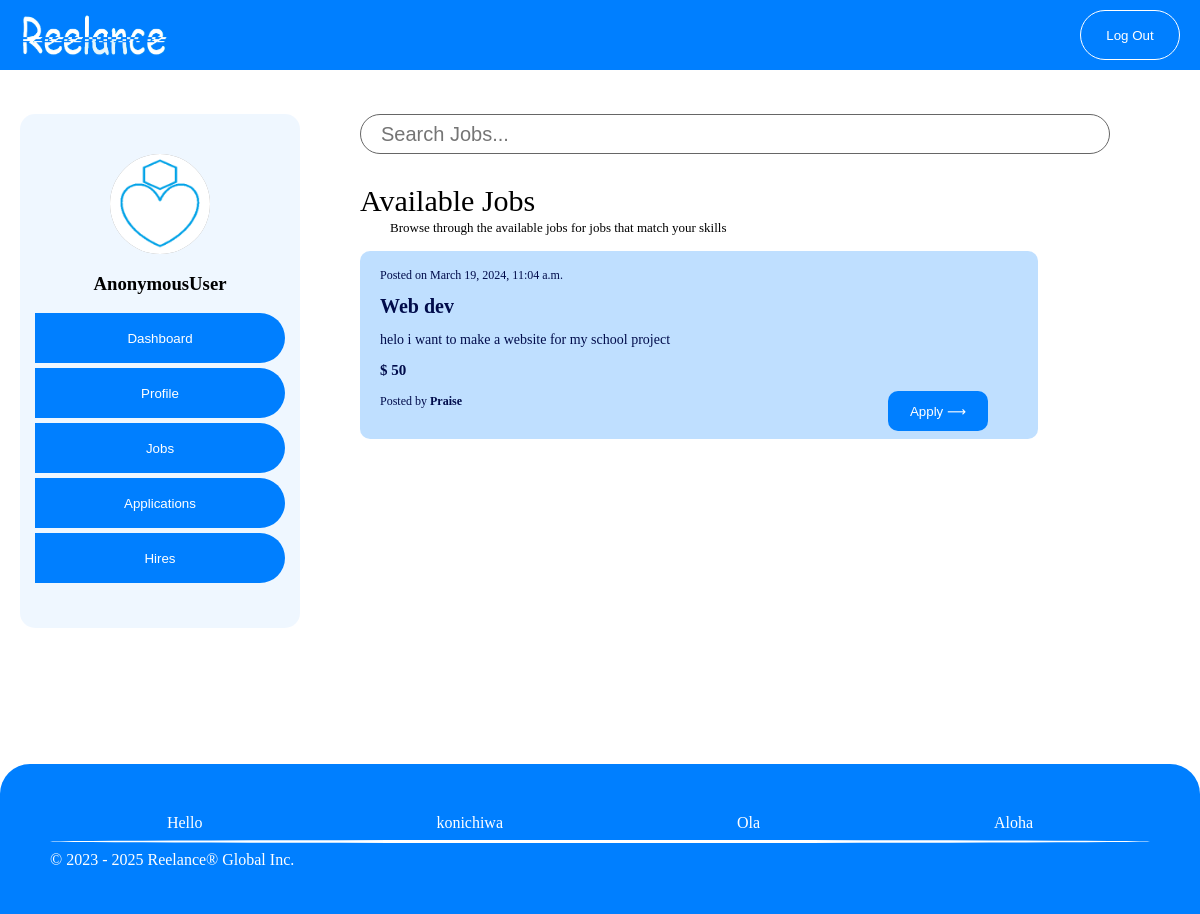
Before: /talent/jobs/ with the older database file.
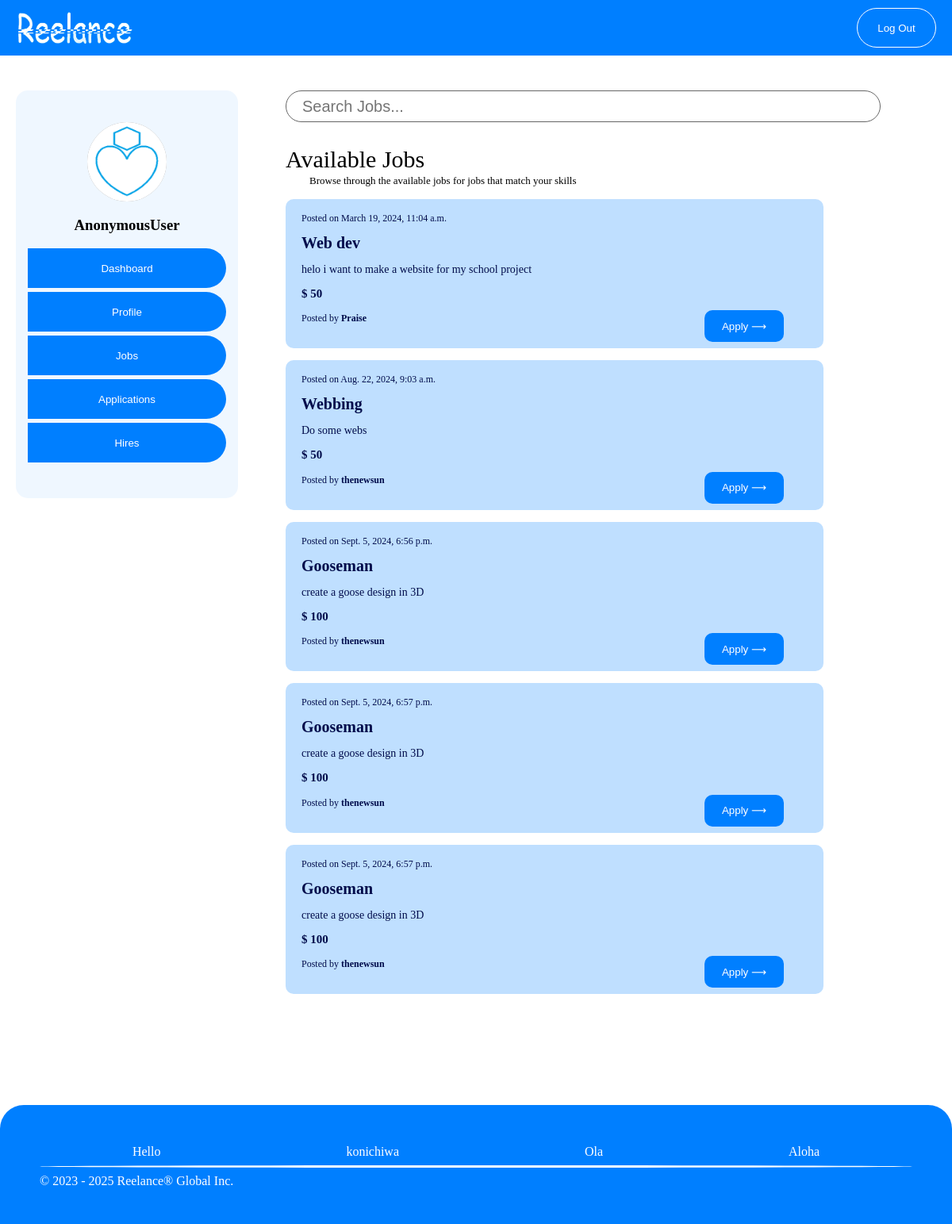
After: the same page with the newer database file.
### lance/models.py (models this page shows, shortened)
class PostJob(models.Model):
    title = models.CharField(max_length=500)
    description = models.TextField(max_length=1000)
    budget = models.IntegerField()
    tag_list = (
        ('html', 'HTML'),
        ('css', 'CSS'),
        ('python', 'Python')
    )
    tags = models.CharField(max_length=50, choices=tag_list, default='Select Tags')
    time_posted = models.DateTimeField(auto_now_add=True, null=True)
    author = models.CharField(max_length=100, null=True)

### lance/views.py (the view, shortened to what this page needs)
# urls.py: path('talent/jobs/', views.TalentJobs, name='jobs'),
def TalentJobs(request):
    page = 'jobs'
    jobs = PostJob.objects.all()
    context = {
        'page': page,
        'jobs': jobs
    }
    return render(request, 'lance/talent.html', context)

### lance/templates/lance/talent.html (shortened to what this page needs)
{% load static %}
<!DOCTYPE html>
<html lang="en">
<head>
</head>
<body>
    <div style="display: inline-flexbox; width: 100%;">
        <div class="navbar">
            <div class="navbar-logo">
                <img src="{% static 'images/logo.png' %}" alt="logo" width="150px" height="50px">
            </div>
            <div class="navbar-items">
                <a href="{% url 'logout' %}"><button id="navbar-items">Log Out</button></a>
            </div>
        </div>
        <div id="items">
            <div align="center" style="width: 25%; height: 550px; padding: 40px 10px 0px 20px;">
                <div style=" background-color: #0080ff10; border-radius: 15px; padding: 40px 0px 40px 0px;">
                    <div style="height: 100px; width: 100px; border: none; border-radius: 50px; background-color: #999999;">
                        <img style="border-radius: 50%;" src="{% static 'images/avatar.png' %}" alt="" height="100%" width="100%">
                    </div>
                    <h3>{{request.user}}</h3>
                    <a href="{% url 'talent-dashboard' %}"><button id="button" type="button" style="border-radius: 0 25px 25px 0;">Dashboard</button></a>
                    <a href="{% url 'profile' %}"><button id="button" type="button" style="border-radius: 0 25px 25px 0;">Profile</button></a>
                    <a href="{% url 'jobs' %}"><button id="button" type="button" style="border-radius: 0 25px 25px 0;">Jobs</button></a>
                    <a href="{% url 'applications' %}"><button id="button" type="button" style="border-radius: 0 25px 25px 0;">Applications</button></a>
                    <a href="{% url 'hires' %}"><button id="button" type="button" style="border-radius: 0 25px 25px 0;">Hires</button></a>
                </div>
            </div>
            <div style="width: 75%; height: wrap-content; padding: 40px 40px 0px 10px; font-family: bahnschrift">
                <div style="border-radius: 5px; height: wrap-content; padding: 0 40px 40px 40px;">
                    {% if page == 'jobs' %}
                    <input style="height: 40px; padding-left: 20px; padding-right: 10px; border-radius: 20px; border: solid 1px #666; width: 750px; margin-bottom: 30px; font-size: 20px;" type="search" name="" id="" placeholder="Search Jobs..."><br>
                    <span style="margin-bottom: 5px; font-size: 30px; font-family: bahnschrift;">Available Jobs</span><br>
                    <span style="font-size: 13px; padding-left: 30px;">Browse through the available jobs for jobs that match your skills</span>
                    {% for job in jobs %}
                    <div style=" margin-top: 15px; background-color: #0080ff40; height: wrap-content; width: 80%; color: #010c4b; padding: 5px 50px 30px 20px; border-radius: 10px;">
                        <p style="font-size: 12px;">Posted on {{job.time_posted}}</p>
                        <span style="font-size: 20px;"><b>{{job.title.capitalize}}</b></span>
                        <p style="font-size: 14px;">{{job.description}}</p>
                        <h2 style="font-size: 15px;">$ {{job.budget}}</h2>
                        <span style="font-size: 12px;">Posted by <b>{{job.author}}</b></span>
                        <button id="apply1" style="width: 100px; float: right; border-radius: 10px; border: none; color: white; height: 40px; background-color: #007fff;" id="apply_button">Apply &LongRightArrow;</button>
                    </div>
                    {% endfor %}
                    {% endif %}
                </div>
            </div>
        </div>
        <footer style="margin-top: 100px; ">
            <div style="padding: 50px; background-color: #007fff; color: white; height: 50px; width: wrap-content; font-family: bahnschrift; border: none; border-radius: 30px 30px 0 0;">
                <section style="display: flex; justify-content: space-around;">
                    <section>Hello</section>
                    <section>konichiwa</section>
                    <section>Ola</section>
                    <section>Aloha</section>
                </section>
                <hr style="height: 3px; border: none; background-color: white; border-radius: 50%;">
                <section>&copy; 2023 - 2025 Reelance® Global Inc.</section>
            </div>
        </footer>
    </div>
</body>
</html>

### lance/templates/lance/talent.html (style rules this page uses)
body { margin: 0px; padding: 0px; width: 100%; }
.navbar { width: 100%; height: 70px; display: flexbox; background-color: #007fff; }
.navbar-logo { float: left; padding: 10px 0px 10px 20px; }
.navbar-items { float: right; display: inline; padding: 10px 20px 10px 0px; }
#navbar-items { background-color: #007fff; font-family: Arial, Helvetica, sans-serif; padding: 0px 20px 0px 20px; height: 50px; width: 100px; border-radius: 25px; border: solid 1px white; color: white; }
#items { display: flex; width: 100%; margin: 0px; }
#button { background-color: #007fff; height: 50px; width: 250px; margin-bottom: 5px; border: none; color: #fff; }

Changed rows visible on the page:
added PostJob: time_posted "Aug. 22, 2024, 9:03 a.m.", title "Webbing", description "Do some webs", budget "50", author "thenewsun"
added PostJob: time_posted "Sept. 5, 2024, 6:56 p.m.", title "Gooseman", description "create a goose design in 3D", budget "100", author "thenewsun"
added PostJob: time_posted "Sept. 5, 2024, 6:57 p.m.", title "Gooseman", description "create a goose design in 3D", budget "100", author "thenewsun"
added PostJob: time_posted "Sept. 5, 2024, 6:57 p.m.", title "Gooseman", description "create a goose design in 3D", budget "100", author "thenewsun"
